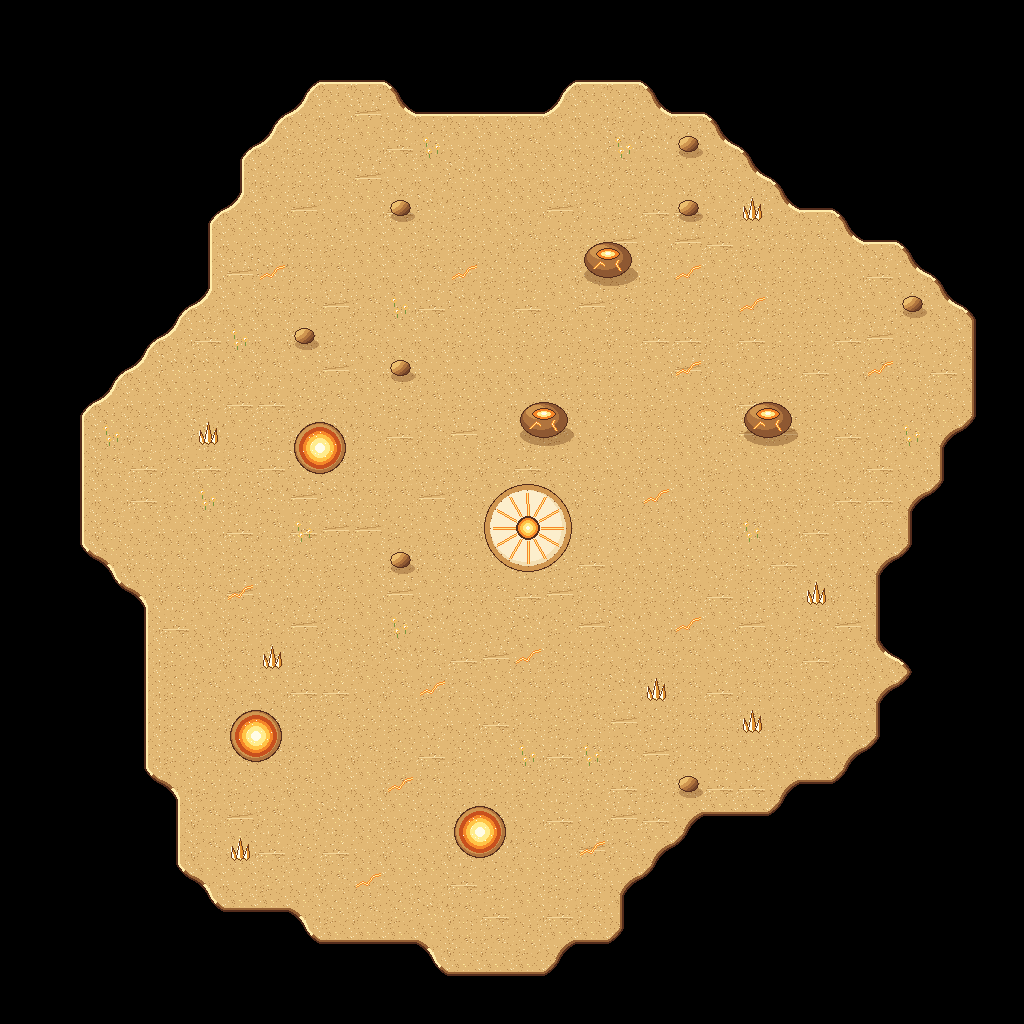

Below is a game level as drawn by its tile map, then a one-line description and the .tmx file that defines it, in full:
An orthogonal 32x32 tile map with 32x32 px tiles, 2 tile layers (Ground 1, Details 2).

<map version="1.10" tiledversion="1.12.1" orientation="orthogonal" renderorder="right-down" width="32" height="32" tilewidth="32" tileheight="32" infinite="0" nextlayerid="3" nextobjectid="1">
 <tileset firstgid="1" source="../TILESET/solar_planet.tsx" />
 <layer id="1" name="Ground 1" width="32" height="32">
  <data encoding="csv">
7,7,7,7,7,7,7,7,7,7,7,7,7,7,7,7,7,7,7,7,7,7,7,7,7,7,7,7,7,7,7,7,
7,7,7,7,7,7,7,7,7,7,7,7,7,7,7,7,7,7,7,7,7,7,7,7,7,7,7,7,7,7,7,7,
7,7,7,7,7,7,7,7,7,11,12,12,10,7,7,7,7,11,12,12,10,7,7,7,7,7,7,7,7,7,7,7,
7,7,7,7,7,7,7,7,11,16,1,5,20,12,12,12,12,16,1,3,20,12,10,7,7,7,7,7,7,7,7,7,
7,7,7,7,7,7,7,11,16,3,2,1,4,3,1,1,2,1,1,6,6,3,20,10,7,7,7,7,7,7,7,7,
7,7,7,7,7,7,7,15,3,3,2,5,1,1,6,1,1,1,3,2,2,1,2,20,10,7,7,7,7,7,7,7,
7,7,7,7,7,7,11,16,1,5,1,1,4,6,3,1,1,5,2,3,4,4,1,3,20,12,10,7,7,7,7,7,
7,7,7,7,7,7,15,1,1,2,3,1,1,3,3,1,2,3,3,5,1,5,4,3,2,2,20,12,10,7,7,7,
7,7,7,7,7,7,15,5,6,2,2,1,1,2,3,3,3,1,2,1,3,1,1,2,3,3,1,4,20,10,7,7,
7,7,7,7,7,11,16,1,2,2,5,2,1,4,6,2,4,1,5,2,3,3,2,1,3,2,1,1,3,20,10,7,
7,7,7,7,11,16,4,1,1,2,3,2,1,1,3,2,3,2,1,2,4,4,2,4,3,3,4,5,3,1,18,7,
7,7,7,11,16,6,6,1,2,1,5,1,1,1,1,1,1,3,2,2,1,5,2,1,3,4,1,2,2,4,18,7,
7,7,11,16,1,1,3,4,4,3,2,1,3,2,3,1,1,2,2,2,3,1,1,4,3,3,1,3,1,2,18,7,
7,7,15,1,2,1,6,1,3,2,6,2,4,2,5,3,1,3,1,2,2,1,2,5,5,3,4,1,3,22,17,7,
7,7,15,2,4,2,4,2,4,6,2,2,1,1,1,2,4,2,1,1,2,1,3,1,3,3,1,4,1,18,7,7,
7,7,15,1,4,3,1,3,6,5,6,2,2,5,2,1,2,1,2,3,1,1,2,1,1,2,4,4,22,17,7,7,
7,7,15,2,1,1,1,4,2,4,5,5,3,1,1,2,3,3,3,3,2,1,2,2,1,4,1,2,18,7,7,7,
7,7,13,23,2,2,1,3,3,2,3,1,3,2,2,3,3,3,4,1,1,3,1,3,4,1,1,22,17,7,7,7,
7,7,7,13,23,2,2,5,1,1,2,1,5,1,2,2,4,5,2,3,3,2,4,3,3,1,2,18,7,7,7,7,
7,7,7,7,15,4,1,2,3,5,2,1,3,6,3,1,6,3,5,6,1,1,1,5,1,3,5,18,7,7,7,7,
7,7,7,7,15,3,1,2,3,3,1,3,6,2,4,5,1,3,3,1,2,2,1,1,2,4,2,20,10,7,7,7,
7,7,7,7,15,3,2,1,1,4,4,1,2,3,2,1,2,2,3,6,2,2,4,2,2,1,3,22,17,7,7,7,
7,7,7,7,15,3,3,2,3,3,2,3,3,1,1,4,2,3,2,5,3,2,2,2,3,2,2,18,7,7,7,7,
7,7,7,7,15,3,2,2,2,2,1,2,3,4,3,1,1,4,2,2,5,2,2,1,1,2,22,17,7,7,7,7,
7,7,7,7,13,23,3,3,1,2,1,1,2,2,3,3,3,2,3,4,3,2,4,4,22,21,17,7,7,7,7,7,
7,7,7,7,7,15,2,5,2,1,6,1,1,3,3,3,1,4,1,5,4,22,21,21,17,7,7,7,7,7,7,7,
7,7,7,7,7,15,2,1,4,3,4,1,2,1,2,6,2,3,5,2,22,17,7,7,7,7,7,7,7,7,7,7,
7,7,7,7,7,13,23,1,3,1,2,1,1,1,4,3,1,3,2,22,17,7,7,7,7,7,7,7,7,7,7,7,
7,7,7,7,7,7,13,21,21,23,3,2,3,6,2,4,1,4,2,18,7,7,7,7,7,7,7,7,7,7,7,7,
7,7,7,7,7,7,7,7,7,13,21,21,21,23,2,2,3,22,21,17,7,7,7,7,7,7,7,7,7,7,7,7,
7,7,7,7,7,7,7,7,7,7,7,7,7,13,21,21,21,17,7,7,7,7,7,7,7,7,7,7,7,7,7,7,
7,7,7,7,7,7,7,7,7,7,7,7,7,7,7,7,7,7,7,7,7,7,7,7,7,7,7,7,7,7,7,7
</data>
 </layer>
 <layer id="2" name="Details 2" width="32" height="32">
  <data encoding="csv">
0,0,0,0,0,0,0,0,0,0,0,0,0,0,0,0,0,0,0,0,0,0,0,0,0,0,0,0,0,0,0,0,
0,0,0,0,0,0,0,0,0,0,0,0,0,0,0,0,0,0,0,0,0,0,0,0,0,0,0,0,0,0,0,0,
0,0,0,0,0,0,0,0,0,0,0,0,0,0,0,0,0,0,0,0,0,0,0,0,0,0,0,0,0,0,0,0,
0,0,0,0,0,0,0,0,0,0,0,0,0,0,0,0,0,0,0,0,0,0,0,0,0,0,0,0,0,0,0,0,
0,0,0,0,0,0,0,0,0,0,0,0,0,31,0,0,0,0,0,31,0,27,0,0,0,0,0,0,0,0,0,0,
0,0,0,0,0,0,0,0,0,0,0,0,0,0,0,0,0,0,0,0,0,0,0,0,0,0,0,0,0,0,0,0,
0,0,0,0,0,0,0,0,0,0,0,0,27,0,0,0,0,0,0,0,0,27,0,29,0,0,0,0,0,0,0,0,
0,0,0,0,0,0,0,0,0,0,0,0,0,0,0,0,0,0,38,39,0,0,0,0,0,0,0,0,0,0,0,0,
0,0,0,0,0,0,0,0,25,0,0,0,0,0,25,0,0,0,46,47,0,25,0,0,0,0,0,0,0,0,0,0,
0,0,0,0,0,0,0,0,0,0,0,0,31,0,0,0,0,0,0,0,0,0,0,25,0,0,0,0,27,0,0,0,
0,0,0,0,0,0,0,31,0,27,0,0,0,0,0,0,0,0,0,0,0,0,0,0,0,0,0,0,0,0,0,0,
0,0,0,0,0,0,0,0,0,0,0,0,27,0,0,0,0,0,0,0,0,25,0,0,0,0,0,25,0,0,0,0,
0,0,0,0,0,0,0,0,0,0,0,0,0,0,0,0,38,39,0,0,0,0,0,38,39,0,0,0,0,0,0,0,
0,0,0,31,0,0,29,0,0,33,34,0,0,0,0,0,46,47,0,0,0,0,0,46,47,0,0,0,31,0,0,0,
0,0,0,0,0,0,0,0,0,41,42,0,0,0,0,0,0,0,0,0,0,0,0,0,0,0,0,0,0,0,0,0,
0,0,0,0,0,0,31,0,0,0,0,0,0,0,0,35,36,37,0,0,25,0,0,0,0,0,0,0,0,0,0,0,
0,0,0,0,0,0,0,0,0,31,0,0,0,0,0,43,44,45,0,0,0,0,0,31,0,0,0,0,0,0,0,0,
0,0,0,0,0,0,0,0,0,0,0,0,27,0,0,51,52,53,0,0,0,0,0,0,0,0,0,0,0,0,0,0,
0,0,0,0,0,0,0,25,0,0,0,0,0,0,0,0,0,0,0,0,0,0,0,0,0,29,0,0,0,0,0,0,
0,0,0,0,0,0,0,0,0,0,0,0,31,0,0,0,0,0,0,0,0,25,0,0,0,0,0,0,0,0,0,0,
0,0,0,0,0,0,0,0,29,0,0,0,0,0,0,0,25,0,0,0,0,0,0,0,0,0,0,0,0,0,0,0,
0,0,0,0,0,0,0,0,0,0,0,0,0,25,0,0,0,0,0,0,29,0,0,0,0,0,0,0,0,0,0,0,
0,0,0,0,0,0,0,33,34,0,0,0,0,0,0,0,0,0,0,0,0,0,0,29,0,0,0,0,0,0,0,0,
0,0,0,0,0,0,0,41,42,0,0,0,0,0,0,0,31,0,31,0,0,0,0,0,0,0,0,0,0,0,0,0,
0,0,0,0,0,0,0,0,0,0,0,0,25,0,0,0,0,0,0,0,0,27,0,0,0,0,0,0,0,0,0,0,
0,0,0,0,0,0,0,0,0,0,0,0,0,0,33,34,0,0,0,0,0,0,0,0,0,0,0,0,0,0,0,0,
0,0,0,0,0,0,0,29,0,0,0,0,0,0,41,42,0,0,25,0,0,0,0,0,0,0,0,0,0,0,0,0,
0,0,0,0,0,0,0,0,0,0,0,25,0,0,0,0,0,0,0,0,0,0,0,0,0,0,0,0,0,0,0,0,
0,0,0,0,0,0,0,0,0,0,0,0,0,0,0,0,0,0,0,0,0,0,0,0,0,0,0,0,0,0,0,0,
0,0,0,0,0,0,0,0,0,0,0,0,0,0,0,0,0,0,0,0,0,0,0,0,0,0,0,0,0,0,0,0,
0,0,0,0,0,0,0,0,0,0,0,0,0,0,0,0,0,0,0,0,0,0,0,0,0,0,0,0,0,0,0,0,
0,0,0,0,0,0,0,0,0,0,0,0,0,0,0,0,0,0,0,0,0,0,0,0,0,0,0,0,0,0,0,0
</data>
 </layer>
</map>
